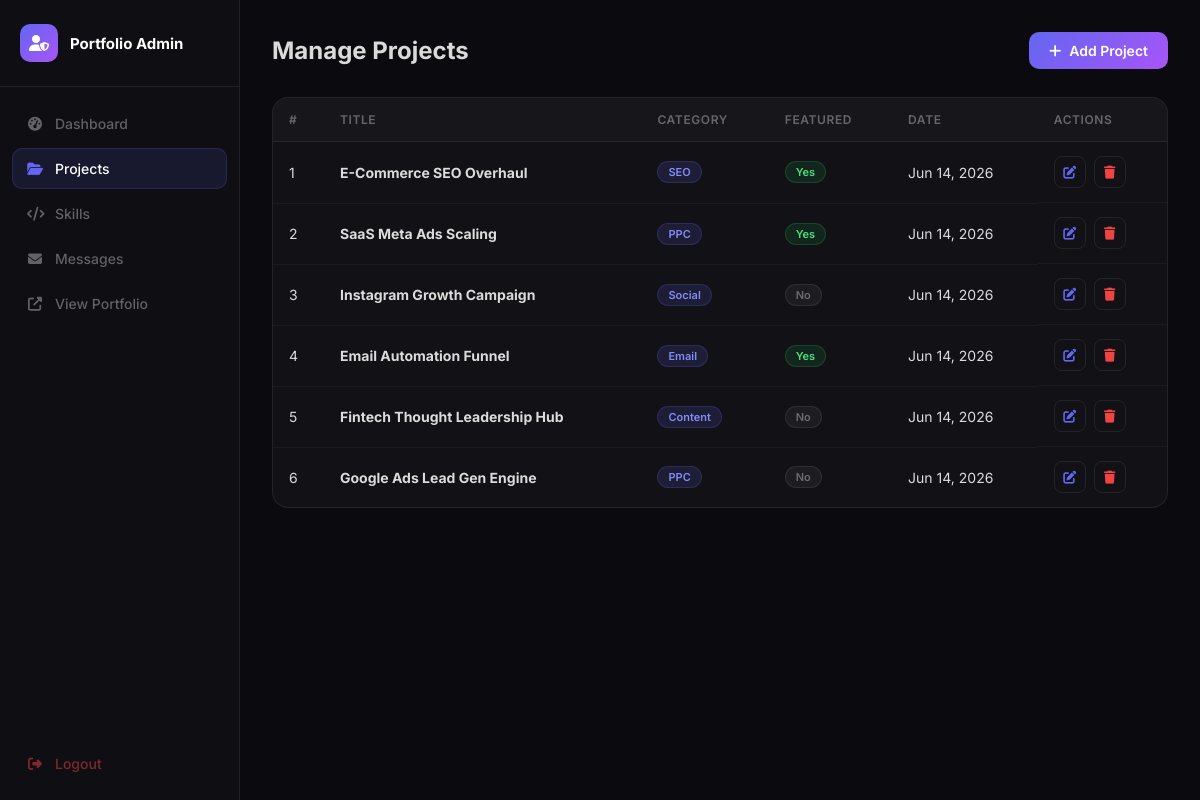
The page /admin/manage_projects.php (signed in) on the database its author committed.
### tables this page shows
CREATE TABLE IF NOT EXISTS projects (
    id INT AUTO_INCREMENT PRIMARY KEY,
    title VARCHAR(150) NOT NULL,
    description TEXT NOT NULL,
    tech_stack VARCHAR(255) NOT NULL,
    live_url VARCHAR(300) DEFAULT NULL,
    github_url VARCHAR(300) DEFAULT NULL,
    image VARCHAR(300) DEFAULT 'assets/images/project-placeholder.jpg',
    category VARCHAR(60) DEFAULT 'Web',
    featured TINYINT(1) DEFAULT 0,
    key_metrics VARCHAR(255) DEFAULT NULL,
    problem TEXT DEFAULT NULL,
    strategy TEXT DEFAULT NULL,
    results TEXT DEFAULT NULL,
    created_at TIMESTAMP DEFAULT CURRENT_TIMESTAMP
);

### admin/manage_projects.php (the view, shortened to what this page needs)
<?php
$db = getDB();
$action  = $_GET['action'] ?? 'list';
$projects = $action === 'list' ? $db->query('SELECT * FROM projects ORDER BY created_at DESC')->fetchAll() : [];
?>
<!DOCTYPE html>
<html lang="en">
<head>
    <link rel="stylesheet" href="https://cdnjs.cloudflare.com/ajax/libs/font-awesome/6.4.0/css/all.min.css">
    <link rel="stylesheet" href="admin.css">
</head>
<body>
<?php include 'sidebar.php'; ?>
<main class="main-content">
    <div class="page-header">
        <h1><?= $action === 'list' ? 'Manage Projects' : ($action === 'add' ? 'Add Project' : 'Edit Project') ?></h1>
        <?php if ($action === 'list'): ?>
        <a href="?action=add" class="btn-primary"><i class="fas fa-plus"></i> Add Project</a>
        <?php else: ?>
        <a href="manage_projects.php" class="btn-secondary"><i class="fas fa-arrow-left"></i> Back</a>
        <?php endif; ?>
    </div>
    <?php if ($action === 'list'): ?>
    <div class="table-wrap">
        <table class="data-table">
            <thead><tr><th>#</th><th>Title</th><th>Category</th><th>Featured</th><th>Date</th><th>Actions</th></tr></thead>
            <tbody>
            <?php foreach ($projects as $p): ?>
            <tr>
                <td><?= $p['id'] ?></td>
                <td><strong><?= htmlspecialchars($p['title']) ?></strong></td>
                <td><span class="badge"><?= htmlspecialchars($p['category']) ?></span></td>
                <td><?= $p['featured'] ? '<span class="badge badge-green">Yes</span>' : '<span class="badge badge-gray">No</span>' ?></td>
                <td><?= date('M d, Y', strtotime($p['created_at'])) ?></td>
                <td class="actions">
                    <a href="?action=edit&id=<?= $p['id'] ?>" class="btn-icon btn-edit"><i class="fas fa-edit"></i></a>
                    <form method="POST" style="display:inline" onsubmit="return confirm('Delete this project?')">
                        <button type="submit" class="btn-icon btn-delete"><i class="fas fa-trash"></i></button>
                    </form>
                </td>
            </tr>
            <?php endforeach; ?>
            </tbody>
        </table>
    </div>
    <?php endif; ?>
</main>
</body>
</html>

### admin/admin.css (style rules this page uses)
*, *::before, *::after { margin: 0; padding: 0; box-sizing: border-box; }
:root { --bg: #0a0a0f; --surface: rgba(255,255,255,0.03); --surface-hover: rgba(255,255,255,0.06); --border: rgba(255,255,255,0.08); --primary: #6366f1; --primary-glow: rgba(99,102,241,0.3); --danger: #ef4444; --success: #22c55e; --text: rgba(255,255,255,0.85); --text-muted: rgba(255,255,255,0.35); --sidebar-w: 240px; }
body { font-family: 'Inter', sans-serif; background: var(--bg); color: var(--text); display: flex; min-height: 100vh; }
.main-content { margin-left: var(--sidebar-w); flex: 1; padding: 32px; max-width: 1100px; width: 100%; }
.page-header { display: flex; align-items: center; justify-content: space-between; margin-bottom: 28px; }
.page-header h1 { font-size: 24px; font-weight: 700; }
.table-wrap { background: var(--surface); border: 1px solid var(--border); border-radius: 16px; overflow: hidden; }
.data-table { width: 100%; border-collapse: collapse; }
.data-table thead th { padding: 14px 16px; text-align: left; font-size: 12px; font-weight: 600; text-transform: uppercase; letter-spacing: 0.05em; color: var(--text-muted); border-bottom: 1px solid var(--border); background: rgba(255,255,255,0.02); }
.data-table tbody td { padding: 14px 16px; font-size: 14px; border-bottom: 1px solid rgba(255,255,255,0.04); }
.data-table tbody tr:last-child td { border-bottom: none; }
.badge { display: inline-block; padding: 3px 10px; border-radius: 99px; font-size: 11px; font-weight: 600; background: rgba(99,102,241,0.15); color: #818cf8; border: 1px solid rgba(99,102,241,0.2); }
.badge-green { background: rgba(34,197,94,0.12); color: #4ade80; border-color: rgba(34,197,94,0.2); }
.badge-gray { background: rgba(255,255,255,0.05); color: var(--text-muted); border-color: var(--border); }
.actions { display: flex; gap: 8px; align-items: center; }
.btn-icon { width: 32px; height: 32px; border-radius: 8px; display: inline-flex; align-items: center; justify-content: center; font-size: 13px; border: 1px solid var(--border); cursor: pointer; text-decoration: none; transition: all 0.2s; background: transparent; }
.btn-edit { color: var(--primary); }
.btn-delete { color: var(--danger); }
.btn-primary { display: inline-flex; align-items: center; gap: 8px; padding: 10px 20px; background: linear-gradient(135deg, #6366f1, #a855f7); border: none; border-radius: 10px; color: white; font-size: 14px; font-weight: 600; font-family: inherit; cursor: pointer; text-decoration: none; transition: opacity 0.2s, transform 0.2s; }

### rows shown on the page
projects: id "1", title "E-Commerce SEO Overhaul", category "SEO", featured "Yes", created_at "Jun 14, 2026"
projects: id "2", title "SaaS Meta Ads Scaling", category "PPC", featured "Yes", created_at "Jun 14, 2026"
projects: id "3", title "Instagram Growth Campaign", category "Social", featured "No", created_at "Jun 14, 2026"
projects: id "4", title "Email Automation Funnel", category "Email", featured "Yes", created_at "Jun 14, 2026"
projects: id "5", title "Fintech Thought Leadership Hub", category "Content", featured "No", created_at "Jun 14, 2026"
projects: id "6", title "Google Ads Lead Gen Engine", category "PPC", featured "No", created_at "Jun 14, 2026"
